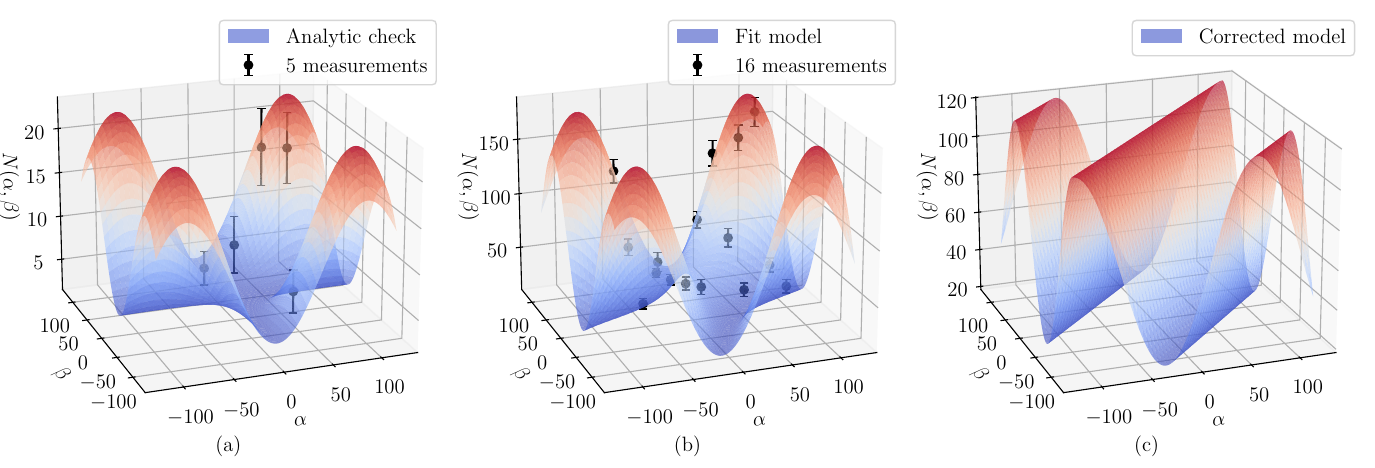

Source code (Python):
import numpy as np
import matplotlib.pyplot as plt
from scipy.optimize import least_squares
from cycler import cycler
colors = ['#4c72b0', '#c44e52', '#55a868', '#8172b3', '#937860', '#da8bc3', '#8c8c8c', '#ccb974', '#64b5cd']
plt.rcParams.update({
  'text.usetex' : True,
  'font.family' : 'serif',
  'font.serif' : ['Computer Modern Serif'],
  'font.size': 15,
  'axes.prop_cycle': cycler('color', colors)
})

from coincidences import alpha_check, beta_check, N_check, alpha, beta, N

# Define model of expected coincidences
def expected_coincidences(alpha, beta, A, theta_l, phi_m, C):
  alpha = np.radians(alpha)
  beta = np.radians(beta)
  theta_l = np.radians(theta_l)
  phi_m = np.radians(phi_m)
  return A * (
    np.sin(alpha)**2 * np.sin(beta)**2 * np.cos(theta_l)**2 +
    np.cos(alpha)**2 * np.cos(beta)**2 * np.sin(theta_l)**2 +
    1./4. * np.sin(2.*alpha) * np.sin(2.*beta) * np.sin(2.*theta_l) * np.cos(phi_m)
  ) + C

############################################################
# USE 5 MEASUREMENTS TO CHECK STATE WITH ANALYTIC FORMULAS #
############################################################

# Map indices to angles
def N_c(a, b):
  for i in range(len(N_check)):
    if alpha_check[i] == a and beta_check[i] == b:
      return N_check[i]
  return None

# Use analytic formulas to get state parameters
C_check = N_c(0, 90)
C_check_error = np.sqrt(N_c(0, 90))
A_check = N_c(0, 0) + N_c(90, 90) - 2. * C_check
A_check_error = np.sqrt(N_c(0, 0) + N_c(90, 90) + 4. * N_c(0, 90))
theta_l_check = np.arctan2(
  np.sqrt(N_c(90, 90) - C_check),
  np.sqrt(N_c(0, 0) - C_check)
)
theta_l_check_error = np.sqrt(
  N_c(90, 90) / (4.0 * (N_c(0, 0) - N_c(0, 90)) * (N_c(90, 90) - N_c(0, 90)) * (1 + (N_c(90, 90) - N_c(0, 90)) / (N_c(0, 0) - N_c(0, 90)))**2)
  + (N_c(0, 0) * (N_c(90, 90) - N_c(0, 90))) / (4.0 * (N_c(0, 0) - N_c(0, 90))**3 * (1 + (N_c(90, 90) - N_c(0, 90)) / (N_c(0, 0) - N_c(0, 90)))**2)
  + ((N_c(0, 0) - N_c(0, 90)) * N_c(0, 90) * (-1/(N_c(0, 0) - N_c(0, 90)) + (N_c(90, 90) - N_c(0, 90)) / (N_c(0, 0) - N_c(0, 90))**2)**2)
    / (4.0 * (N_c(90, 90) - N_c(0, 90)) * (1 + (N_c(90, 90) - N_c(0, 90)) / (N_c(0, 0) - N_c(0, 90)))**2)
)
cos_phi_m_check = 1. / np.sin(2. * theta_l_check) * (4. * (N_c(45, 45) - C_check) / A_check - 1.)
cos_phi_m_check_error = np.sqrt(
  # First term: Contribution from N_c(45, 45)
  (16 * N_c(45, 45) * (1 / np.sin(2 * theta_l_check))**2) /
  (N_c(0, 0) - 2 * N_c(0, 90) + N_c(90, 90))**2
  # Second term: Contribution from N_c(90, 90)
  + N_c(90, 90) * (
    (
      -4 * (N_c(45, 45) - N_c(0, 90)) * (1 / np.sin(2 * theta_l_check)) /
      (N_c(0, 0) - 2 * N_c(0, 90) + N_c(90, 90))**2
      - (
        (-1 + (4 * (N_c(45, 45) - N_c(0, 90))) /
        (N_c(0, 0) - 2 * N_c(0, 90) + N_c(90, 90)))
        * (1 / np.tan(2 * theta_l_check))
        * (1 / np.sin(2 * theta_l_check))
      ) / (
        (N_c(0, 0) - N_c(0, 90)) *
        np.sqrt((N_c(90, 90) - N_c(0, 90)) / (N_c(0, 0) - N_c(0, 90))) *
        (1 + (N_c(90, 90) - N_c(0, 90)) / (N_c(0, 0) - N_c(0, 90)))
      )
    )**2
  )
  # Third term: Contribution from N_c(0, 0)
  + N_c(0, 0) * (
    (
      -4 * (N_c(45, 45) - N_c(0, 90)) * (1 / np.sin(2 * theta_l_check)) /
      (N_c(0, 0) - 2 * N_c(0, 90) + N_c(90, 90))**2
      + (
        (N_c(90, 90) - N_c(0, 90)) *
        (-1 + (4 * (N_c(45, 45) - N_c(0, 90))) /
        (N_c(0, 0) - 2 * N_c(0, 90) + N_c(90, 90)))
        * (1 / np.tan(2 * theta_l_check))
        * (1 / np.sin(2 * theta_l_check))
      ) / (
        (N_c(0, 0) - N_c(0, 90))**2 *
        np.sqrt((N_c(90, 90) - N_c(0, 90)) / (N_c(0, 0) - N_c(0, 90))) *
        (1 + (N_c(90, 90) - N_c(0, 90)) / (N_c(0, 0) - N_c(0, 90)))
      )
    )**2
  )
  # Fourth term: Contribution from N_c(0, 90)
  + N_c(0, 90) * (
    (
      (
        (8 * (N_c(45, 45) - N_c(0, 90))) /
        (N_c(0, 0) - 2 * N_c(0, 90) + N_c(90, 90))**2
        - 4 / (N_c(0, 0) - 2 * N_c(0, 90) + N_c(90, 90))
      ) * (1 / np.sin(2 * theta_l_check))
      - (
        (-1 + (4 * (N_c(45, 45) - N_c(0, 90))) /
        (N_c(0, 0) - 2 * N_c(0, 90) + N_c(90, 90)))
        * (-1 / (N_c(0, 0) - N_c(0, 90)) +
        (N_c(90, 90) - N_c(0, 90)) / (N_c(0, 0) - N_c(0, 90))**2)
        * (1 / np.tan(2 * theta_l_check))
        * (1 / np.sin(2 * theta_l_check))
      ) / (
        np.sqrt((N_c(90, 90) - N_c(0, 90)) / (N_c(0, 0) - N_c(0, 90))) *
        (1 + (N_c(90, 90) - N_c(0, 90)) / (N_c(0, 0) - N_c(0, 90)))
      )
    )**2
  )
)

##########################################
# USE 16 MEASUREMENTS TO FIT STATE MODEL #
##########################################

# Fit model to data
def fit_residuals(params):
  return expected_coincidences(alpha, beta, *params) - N
initial_fit_parameters = [1.0, 45.0, 0.0, 0.0]  # [A, theta_l, phi_m, C]
fit_result = least_squares(fit_residuals, initial_fit_parameters)

# Calculate fit errors
s_sq = np.sum(fit_result.fun**2) / (len(N) - len(fit_result.x))
covariance_matrix = np.linalg.inv(fit_result.jac.T @ fit_result.jac) * s_sq
fit_errors = np.sqrt(np.diag(covariance_matrix))

##################
# PRINT AND PLOT #
##################

if __name__ == '__main__':
  print(f'Analytic parameters:')
  print(f'\tA = {A_check:.4f} +- {A_check_error:.4f}')
  print(f'\ttheta_l = {np.degrees(theta_l_check):.4f} +- {np.degrees(theta_l_check_error):.4f}')
  print(f'\tcos(phi_m) = {cos_phi_m_check:.4f} +- {cos_phi_m_check_error:.4f}')
  print(f'\tC = {C_check:.4f} +- {C_check_error:.4f}')

  print(f'Fit parameters:')
  print(f'\tA = {fit_result.x[0]:.4f} +- {fit_errors[0]:.4f}')
  print(f'\ttheta_l = {fit_result.x[1]:.4f} +- {fit_errors[1]:.4f}')
  print(f'\tphi_m = {fit_result.x[2]:.4f} +- {fit_errors[2]:.4f}')
  print(f'\tC = {fit_result.x[3]:.4f} +- {fit_errors[3]:.4f}')

  # Set up plot
  fig = plt.figure(figsize=(14, 7))
  ax1 = fig.add_subplot(131, projection='3d')
  ax2 = fig.add_subplot(132, projection='3d')
  ax3 = fig.add_subplot(133, projection='3d')

  # Surface plot
  alpha_grid = np.linspace(-120, 120, 200)
  beta_grid = np.linspace(-120, 120, 200)
  alpha_grid, beta_grid = np.meshgrid(alpha_grid, beta_grid)
  A_fit, theta_l_fit, phi_m_fit, C_fit = fit_result.x
  N_analytic = expected_coincidences(alpha_grid, beta_grid, A_check, theta_l_check, 0, C_check)
  N_fit = expected_coincidences(alpha_grid, beta_grid, A_fit, theta_l_fit, phi_m_fit, C_fit)
  N_corrected = expected_coincidences(alpha_grid, beta_grid, A_fit, 45, phi_m_fit, C_fit)
  ax1.plot_surface(alpha_grid, beta_grid, N_analytic, cmap='coolwarm', alpha=0.6, label='Analytic check')
  ax2.plot_surface(alpha_grid, beta_grid, N_fit, cmap='coolwarm', alpha=0.6, label='Fit model')
  ax3.plot_surface(alpha_grid, beta_grid, N_corrected, cmap='coolwarm', alpha=0.6, label='Corrected model')

  # Scatter plot of data
  ax1.errorbar(alpha_check, beta_check, N_check, zerr=np.sqrt(N_check), fmt='o', capsize=3, color='black', label='5 measurements')
  ax2.errorbar(alpha, beta, N, zerr=np.sqrt(N), fmt='o', capsize=3, color='black', label='16 measurements')

  for ax in (ax1, ax2, ax3):
    ax.view_init(elev=20, azim=-110)

    ax.set_xlabel(r'$\alpha$')
    ax.set_ylabel(r'$\beta$')
    ax.set_zlabel(r'$N(\alpha,\beta)$')
    ax.legend()
  
  for ax, label in zip((ax1, ax2, ax3), ['(a)', '(b)', '(c)']):
    ax.text2D(0.5, 0, label, transform=ax.transAxes, ha='center', va='center')

  # fig.set_size_inches(12,6)
  plt.tight_layout()

  fig.savefig(f'state.pdf', format='pdf', bbox_inches='tight')

  plt.show()
